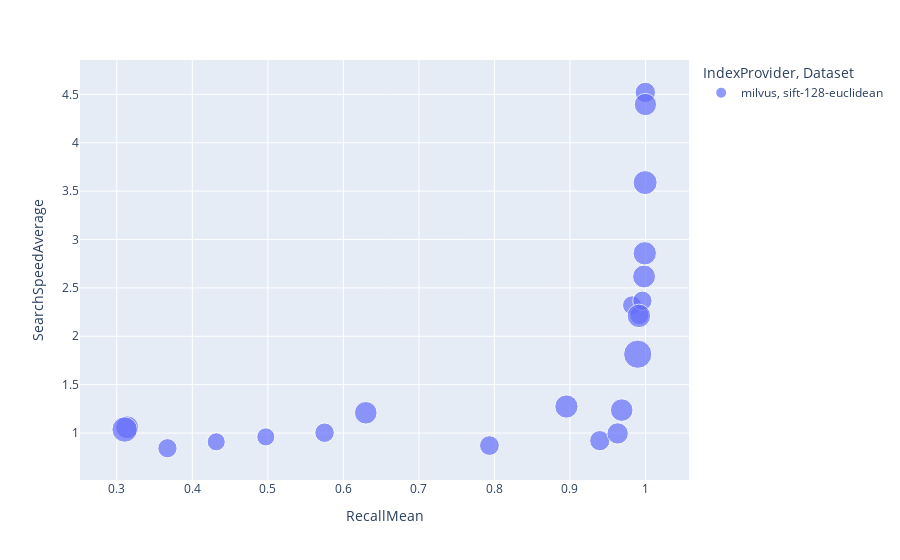

Notebook code for this chart:
### Markdown cell above
### Large plotly plot

### Code cell
import plotly.express as px
import plotly.graph_objects as go

# Your existing DataFrame and plot
fig = px.scatter(
    df_results,
    x="RecallMean",
    y="SearchSpeedAverage",
    hover_data=["Index","IngestingMax","BenchmarkingMean","Dataset"],
    color="IndexProvider",
    size=df_results["BenchmarkingMean"],
    symbol="Dataset"
)

# # Adding a similar scatter plot but with semi-transparency and different size mapping
# fig.add_trace(
#     go.Scatter(
#         x=df_results["Recall avg"],
#         y=df_results["Search speed avg. (ms)"],
#         mode="markers",
#         marker=dict(
#             size=df_results["ingesting_max"] / 25,  # Size based on 'ingesting_max' column
#             opacity=0.1,  # Semi-transparent markers
#             # color=fig.data[0].marker.color,  # Use the same color as the first plot
#             # line=dict(color="MediumPurple", width=2),
#         ),
#         hoverinfo="text",  # You can customize hover info as needed
#         name="Ingesting max",
#     )
# )

fig.show()

### Figure 1 — Plotly figure (JSON) as saved in the notebook; plotly's stock layout.template omitted (floating-point values rounded to 4 significant figures)
{"data": [{"customdata": [["index: milvus IVF, n_partition=64, None, L2", 1796.0, 1204.0, "sift-128-euclidean"], ["index: milvus IVF, n_partition=128, None, L2", 1692.0, 1226.0, "sift-128-euclidean"], ["index: milvus IVF, n_partition=256, None, L2", 1434.0, 1249.0, "sift-128-euclidean"], ["index: milvus IVF, n_partition=512, None, L2", 1447.0, 1752.0, "sift-128-euclidean"], ["index: milvus IVF, n_partition=1024, None, L2", 1626.0, 1824.0, "sift-128-euclidean"], ["index: milvus IVF, n_partition=2048, None, L2", 1460.0, 1921.0, "sift-128-euclidean"], ["index: milvus IVF, n_partition=4096, None, L2", 3026.0, 1386.0, "sift-128-euclidean"], ["index: milvus IVF, n_partition=64, None, L2", 1732.0, 1268.0, "sift-128-euclidean"], ["index: milvus IVF, n_partition=128, None, L2", 1716.0, 1092.0, "sift-128-euclidean"], ["index: milvus IVF, n_partition=256, None, L2", 1668.0, 1095.0, "sift-128-euclidean"], ["index: milvus IVF, n_partition=512, None, L2", 1651.0, 1234.0, "sift-128-euclidean"], ["index: milvus IVF, n_partition=1024, None, L2", 1764.0, 1762.0, "sift-128-euclidean"], ["index: milvus IVF, n_partition=1024, None, L2", 3040.0, 2154.0, "sift-128-euclidean"], ["index: milvus IVF, n_partition=1024, None, L2", 1462.0, 1707.0, "sift-128-euclidean"], ["index: milvus IVF, n_partition=1024, None, L2", 2001.0, 1803.0, "sift-128-euclidean"], ["index: milvus IVF, n_partition=1024, None, L2", 1444.0, 1845.0, "sift-128-euclidean"], ["index: milvus IVF, n_partition=1024, None, L2", 1551.0, 1660.0, "sift-128-euclidean"], ["index: milvus HNSW, M=4, ef_construction=32, ef_search=128, None, L2", 1526.0, 1305.0, "sift-128-euclidean"], ["index: milvus HNSW, M=8, ef_construction=32, ef_search=128, None, L2", 1452.0, 1374.0, "sift-128-euclidean"], ["index: milvus HNSW, M=16, ef_construction=32, ef_search=128, None, L2", 1628.0, 1522.0, "sift-128-euclidean"], ["index: milvus HNSW, M=32, ef_construction=32, ef_search=128, None, L2", 1705.0, 1703.0, "sift-128-euclidean"], ["index: milvus HNSW, M=64, ef_construction=32, ef_search=128, None, L2", 1944.0, 2667.0, "sift-128-euclidean"]], "hovertemplate": "IndexProvider=milvus<br>Dataset=%{customdata[3]}<br>RecallMean=%{x}<br>SearchSpeedAverage=%{y}<br>BenchmarkingMean=%{customdata[2]}<br>Index=%{customdata[0]}<br>IngestingMax=%{customdata[1]}<extra></extra>", "legendgroup": "milvus, sift-128-euclidean", "marker": {"color": "#636efa", "size": [1204.0, 1226.0, 1249.0, 1752.0, 1824.0, 1921.0, 1386.0, 1268.0, 1092.0, 1095.0, 1234.0, 1762.0, 2154.0, 1707.0, 1803.0, 1845.0, 1660.0, 1305.0, 1374.0, 1522.0, 1703.0, 2667.0], "sizemode": "area", "sizeref": 6.668, "symbol": "circle"}, "mode": "markers", "name": "milvus, sift-128-euclidean", "orientation": "v", "showlegend": true, "type": "scatter", "x": [0.9822, 0.9919, 0.9959, 0.9981, 0.999, 0.9995, 0.9998, 0.5751, 0.4973, 0.4317, 0.3671, 0.3138, 0.3104, 0.6297, 0.8953, 0.9913, 0.9999, 0.7934, 0.9395, 0.9631, 0.9685, 0.9897], "xaxis": "x", "y": [2.32, 2.219, 2.367, 2.618, 2.858, 3.588, 4.521, 1.003, 0.9602, 0.9093, 0.8427, 1.059, 1.036, 1.209, 1.274, 2.211, 4.396, 0.8707, 0.9209, 0.9958, 1.237, 1.815], "yaxis": "y"}], "layout": {"legend": {"itemsizing": "constant", "title": {"text": "IndexProvider, Dataset"}, "tracegroupgap": 0}, "margin": {"t": 60}, "xaxis": {"anchor": "y", "domain": [0, 1], "title": {"text": "RecallMean"}}, "yaxis": {"anchor": "x", "domain": [0, 1], "title": {"text": "SearchSpeedAverage"}}}}
